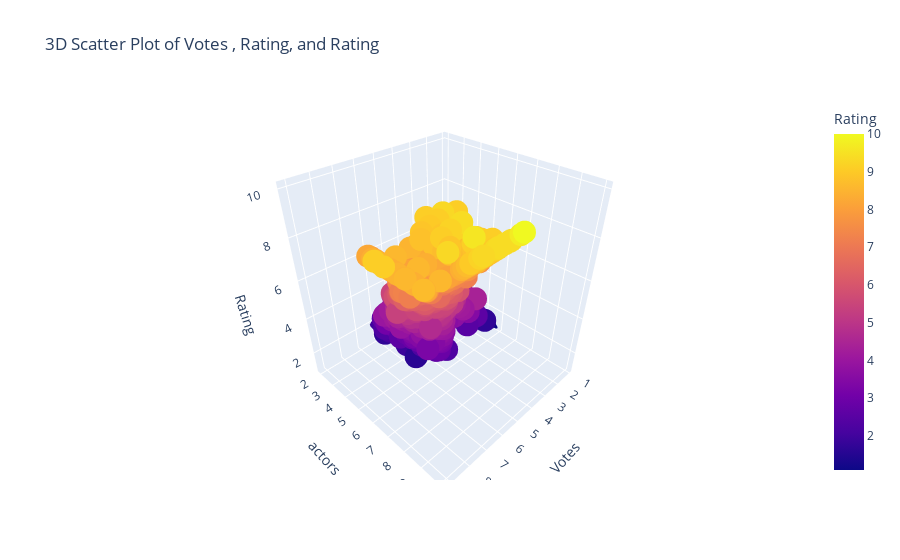

Source (notebook cell):
### Markdown cell above
### 3D Scatter Plot

### Code cell
# 3D scatter plot
fig = px.scatter_3d(df, x='Votes', y='actors', z='Rating', color='Rating', title='3D Scatter Plot of Votes , Rating, and Rating')
fig.show()

### Figure 1 — Plotly figure (JSON) as saved in the notebook; plotly's stock layout.template omitted (floating-point values rounded to 4 significant figures; data arrays with more than 128 entries replaced by an {"elided": "..."} marker saying what was removed)
{"data": [{"hovertemplate": "Votes=%{x}<br>actors=%{y}<br>Rating=%{marker.color}<extra></extra>", "legendgroup": "", "marker": {"color": {"elided": "7919 float values"}, "coloraxis": "coloraxis", "symbol": "circle"}, "mode": "markers", "name": "", "scene": "scene", "showlegend": false, "type": "scatter3d", "x": {"elided": "7919 float values"}, "y": {"elided": "7919 float values"}, "z": {"elided": "7919 float values"}}], "layout": {"autosize": true, "coloraxis": {"colorbar": {"title": {"text": "Rating"}}, "colorscale": [[0, "#0d0887"], [0.1111, "#46039f"], [0.2222, "#7201a8"], [0.3333, "#9c179e"], [0.4444, "#bd3786"], [0.5556, "#d8576b"], [0.6667, "#ed7953"], [0.7778, "#fb9f3a"], [0.8889, "#fdca26"], [1, "#f0f921"]]}, "legend": {"tracegroupgap": 0}, "scene": {"aspectmode": "auto", "aspectratio": {"x": 0.9651, "y": 0.9651, "z": 1.074}, "domain": {"x": [0, 1], "y": [0, 1]}, "xaxis": {"title": {"text": "Votes"}, "type": "linear"}, "yaxis": {"title": {"text": "actors"}, "type": "linear"}, "zaxis": {"title": {"text": "Rating"}, "type": "linear"}}, "title": {"text": "3D Scatter Plot of Votes , Rating, and Rating"}}}
